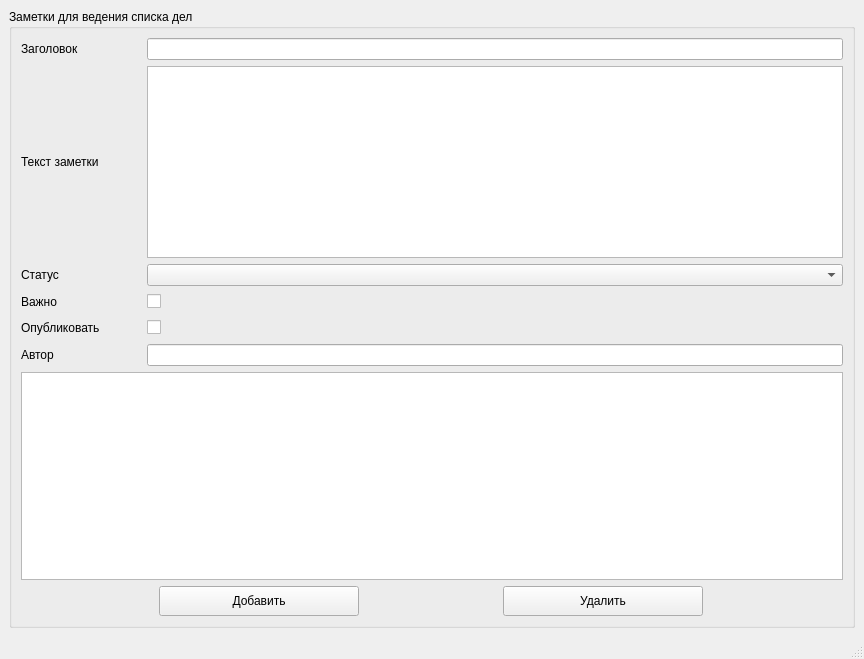
<?xml version="1.0" encoding="UTF-8"?>
<ui version="4.0">
 <class>MainWindow</class>
 <widget class="QMainWindow" name="MainWindow">
  <property name="geometry">
   <rect>
    <x>0</x>
    <y>0</y>
    <width>864</width>
    <height>659</height>
   </rect>
  </property>
  <property name="windowTitle">
   <string>MainWindow</string>
  </property>
  <widget class="QWidget" name="centralwidget">
   <layout class="QGridLayout" name="gridLayout">
    <item row="0" column="0">
     <widget class="QGroupBox" name="groupBox">
      <property name="minimumSize">
       <size>
        <width>840</width>
        <height>540</height>
       </size>
      </property>
      <property name="title">
       <string>Заметки для ведения списка дел</string>
      </property>
      <layout class="QVBoxLayout" name="verticalLayout_2">
       <item>
        <layout class="QVBoxLayout" name="verticalLayout">
         <item>
          <layout class="QHBoxLayout" name="horizontalLayout">
           <item>
            <widget class="QLabel" name="label">
             <property name="minimumSize">
              <size>
               <width>120</width>
               <height>20</height>
              </size>
             </property>
             <property name="maximumSize">
              <size>
               <width>120</width>
               <height>20</height>
              </size>
             </property>
             <property name="layoutDirection">
              <enum>Qt::LeftToRight</enum>
             </property>
             <property name="text">
              <string>Заголовок</string>
             </property>
            </widget>
           </item>
           <item>
            <widget class="QLineEdit" name="lineEdit_topic"/>
           </item>
          </layout>
         </item>
         <item>
          <layout class="QHBoxLayout" name="horizontalLayout_2">
           <item>
            <widget class="QLabel" name="label_2">
             <property name="minimumSize">
              <size>
               <width>120</width>
               <height>20</height>
              </size>
             </property>
             <property name="maximumSize">
              <size>
               <width>120</width>
               <height>20</height>
              </size>
             </property>
             <property name="text">
              <string>Текст заметки</string>
             </property>
            </widget>
           </item>
           <item>
            <widget class="QTextEdit" name="textEdit"/>
           </item>
          </layout>
         </item>
         <item>
          <layout class="QHBoxLayout" name="horizontalLayout_3">
           <item>
            <widget class="QLabel" name="label_3">
             <property name="minimumSize">
              <size>
               <width>120</width>
               <height>20</height>
              </size>
             </property>
             <property name="maximumSize">
              <size>
               <width>120</width>
               <height>20</height>
              </size>
             </property>
             <property name="text">
              <string>Статус</string>
             </property>
            </widget>
           </item>
           <item>
            <widget class="QComboBox" name="comboBox_status"/>
           </item>
          </layout>
         </item>
         <item>
          <layout class="QHBoxLayout" name="horizontalLayout_4">
           <item>
            <widget class="QLabel" name="label_4">
             <property name="minimumSize">
              <size>
               <width>120</width>
               <height>20</height>
              </size>
             </property>
             <property name="maximumSize">
              <size>
               <width>120</width>
               <height>20</height>
              </size>
             </property>
             <property name="text">
              <string>Важно</string>
             </property>
            </widget>
           </item>
           <item>
            <widget class="QCheckBox" name="checkBox_importance">
             <property name="text">
              <string/>
             </property>
            </widget>
           </item>
          </layout>
         </item>
         <item>
          <layout class="QHBoxLayout" name="horizontalLayout_5">
           <item>
            <widget class="QLabel" name="label_5">
             <property name="minimumSize">
              <size>
               <width>120</width>
               <height>20</height>
              </size>
             </property>
             <property name="maximumSize">
              <size>
               <width>120</width>
               <height>20</height>
              </size>
             </property>
             <property name="text">
              <string>Опубликовать</string>
             </property>
            </widget>
           </item>
           <item>
            <widget class="QCheckBox" name="checkBox_publish">
             <property name="text">
              <string/>
             </property>
            </widget>
           </item>
          </layout>
         </item>
         <item>
          <layout class="QHBoxLayout" name="horizontalLayout_8">
           <item>
            <widget class="QLabel" name="label_8">
             <property name="minimumSize">
              <size>
               <width>120</width>
               <height>20</height>
              </size>
             </property>
             <property name="maximumSize">
              <size>
               <width>120</width>
               <height>20</height>
              </size>
             </property>
             <property name="text">
              <string>Автор</string>
             </property>
            </widget>
           </item>
           <item>
            <widget class="QLineEdit" name="lineEdit_author">
             <property name="enabled">
              <bool>true</bool>
             </property>
             <property name="readOnly">
              <bool>true</bool>
             </property>
            </widget>
           </item>
          </layout>
         </item>
        </layout>
       </item>
       <item>
        <widget class="QTableView" name="tableView"/>
       </item>
       <item>
        <layout class="QHBoxLayout" name="horizontalLayout_9">
         <item>
          <widget class="QPushButton" name="pushButtonADD">
           <property name="minimumSize">
            <size>
             <width>200</width>
             <height>30</height>
            </size>
           </property>
           <property name="maximumSize">
            <size>
             <width>200</width>
             <height>30</height>
            </size>
           </property>
           <property name="mouseTracking">
            <bool>true</bool>
           </property>
           <property name="text">
            <string>Добавить</string>
           </property>
           <property name="flat">
            <bool>false</bool>
           </property>
          </widget>
         </item>
         <item>
          <widget class="QPushButton" name="pushButtonDEL">
           <property name="minimumSize">
            <size>
             <width>200</width>
             <height>30</height>
            </size>
           </property>
           <property name="maximumSize">
            <size>
             <width>200</width>
             <height>30</height>
            </size>
           </property>
           <property name="mouseTracking">
            <bool>true</bool>
           </property>
           <property name="text">
            <string>Удалить</string>
           </property>
          </widget>
         </item>
        </layout>
       </item>
      </layout>
     </widget>
    </item>
   </layout>
  </widget>
  <widget class="QMenuBar" name="menubar">
   <property name="geometry">
    <rect>
     <x>0</x>
     <y>0</y>
     <width>864</width>
     <height>24</height>
    </rect>
   </property>
  </widget>
  <widget class="QStatusBar" name="statusbar"/>
 </widget>
 <resources/>
 <connections/>
</ui>
